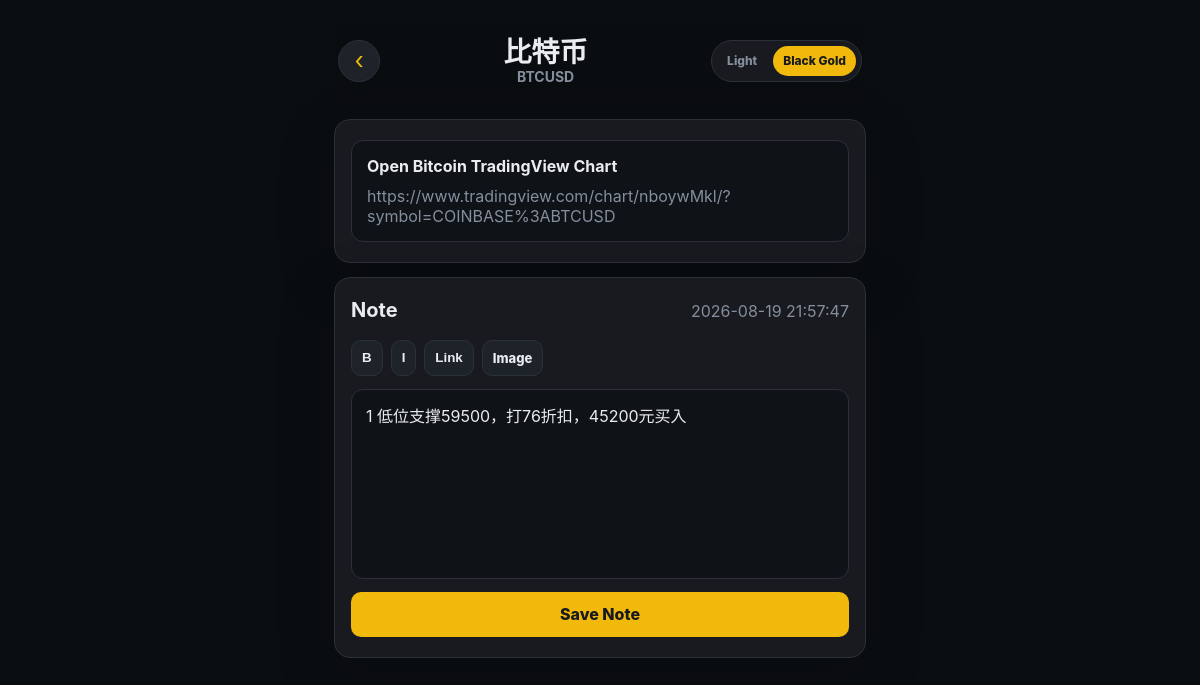
/bitcoin, run on the app's committed database.
### tables this page shows
CREATE TABLE special_notes (
                item_key text primary key,
                content_html text not null default '',
                updated_at text not null default current_timestamp
            );

### app.py (the view)
@app.route("/bitcoin")
def bitcoin_detail():
    return render_template(
        "bitcoin.html",
        back_url=url_for("index", source="national_champions"),
        bitcoin_name=BITCOIN_NAME,
        bitcoin_code=BITCOIN_CODE,
        tradingview_url=BITCOIN_TRADINGVIEW_URL,
        note=special_note("bitcoin"),
    )

### app.py (called while the page is built, shortened)
def db():
    if "db" not in g:
        g.db = sqlite3.connect(DB_PATH)
        g.db.row_factory = sqlite3.Row
    return g.db

@app.before_request
def ensure_db_ready():
    global _db_ready

def special_note(item_key):
    return db().execute(
        "select * from special_notes where item_key=?",
        (item_key,),
    ).fetchone()

### templates/bitcoin.html (shortened to what this page needs)
{% extends "base.html" %}
{% block body %}
<header class="company-header">
  <a class="back-link" href="{{ back_url }}" title="Back">‹</a>
  <div>
    <h1>{{ bitcoin_name }}</h1>
    <p>{{ bitcoin_code }}</p>
  </div>
  <div class="header-actions">
    <div class="theme-switcher" aria-label="Theme switcher">
      <button type="button" data-theme-option="light">Light</button>
      <button type="button" data-theme-option="gold">Black Gold</button>
    </div>
  </div>
</header>
<section class="panel">
  <div class="link-list">
    <a href="{{ tradingview_url }}" target="_blank" rel="noreferrer">
      <strong>Open Bitcoin TradingView Chart</strong>
      <span>{{ tradingview_url }}</span>
    </a>
  </div>
</section>
<section class="panel">
  <div class="panel-title">
    <h2>Note</h2>
    <span>{{ note.updated_at if note and note.updated_at else 'Not saved yet' }}</span>
  </div>
  <form method="post" action="{{ url_for('save_bitcoin_note') }}" class="rich-note-form" data-general-note-form>
    <div class="editor-toolbar">
      <button type="button" data-general-command="bold">B</button>
      <button type="button" data-general-command="italic">I</button>
      <button type="button" data-general-link title="Select text, then set its URL">Link</button>
      <label class="file-tool">Image <input type="file" accept="image/*" data-general-image></label>
    </div>
    <div class="rich-editor" contenteditable="true" data-general-editor>{{ note.content_html|safe if note and note.content_html else '' }}</div>
    <button class="primary-button" type="submit">Save Note</button>
  </form>
</section>
{% endblock %}

### static/style.css (style rules this page uses)
:root { color-scheme: dark; --bg: #0b0e11; --panel: #181a20; --panel-soft: #1e2329; --field-bg: #0f1318; --text: #eaecef; --muted: #848e9c; --line: #2b3139; --yellow: #f0b90b; --yellow-soft: #2b2410; --green: #0ecb81; --red: #f6465d; }
* { box-sizing: border-box; }
html { scroll-behavior: smooth; }
body { margin: 0; background: var(--bg); color: var(--text); font-family: -apple-system, BlinkMacSystemFont, "SF Pro Display", "Segoe UI", sans-serif; }
.theme-switcher { display: flex; gap: 6px; padding: 5px; border: 1px solid var(--line); border-radius: 999px; background: var(--panel); }
.theme-switcher button { min-height: 30px; border: 0; border-radius: 999px; padding: 6px 10px; background: transparent; color: var(--muted); font: inherit; font-size: 12px; font-weight: 800; cursor: pointer; }
.theme-switcher button.active { background: var(--yellow); color: #181a20; }
a { color: inherit; text-decoration: none; }
.topbar, .company-header { display: grid; grid-template-columns: 1fr auto; align-items: center; gap: 14px; padding: 14px 4px 20px; }
.company-header { position: sticky; top: 0; z-index: 10; grid-template-columns: 42px minmax(0, 1fr) auto; background: color-mix(in srgb, var(--bg) 92%, transparent); backdrop-filter: blur(16px); text-align: center; }
.header-actions { display: flex; align-items: center; justify-content: end; gap: 8px; }
.eyebrow, .topbar p, .company-header p, .muted, .panel-title span, .stock-main span, .stock-meta span, .link-list span, .research-card span, .info-grid span { color: var(--muted); }
.eyebrow, .topbar p, .company-header p { margin: 0; font-size: 14px; font-weight: 700; }
h1, h2 { margin: 0; letter-spacing: 0; }
h1 { font-size: 28px; line-height: 1.15; }
h2 { font-size: 20px; }
.icon-button, .back-link { display: grid; width: 42px; height: 42px; place-items: center; border: 1px solid var(--line); border-radius: 50%; background: var(--panel-soft); color: var(--yellow); font-size: 24px; cursor: pointer; transition: background 0.16s ease, border-color 0.16s ease, transform 0.16s ease; }
.market-strip, .panel { border: 1px solid var(--line); border-radius: 16px; background: var(--panel); box-shadow: 0 18px 60px rgba(0, 0, 0, 0.18); }
label { display: grid; gap: 8px; color: var(--muted); font-size: 13px; font-weight: 700; }
.period-form button, .primary-button, .secondary-button, .danger-button, .danger-zone button { min-height: 45px; border: 0; border-radius: 10px; font: inherit; font-weight: 800; cursor: pointer; }
.period-form button, .interest-form button, .primary-button { background: var(--yellow); color: #181a20; }
.panel { margin: 14px 0; padding: 20px 16px; }
.panel-title { display: flex; align-items: baseline; justify-content: space-between; gap: 12px; margin-bottom: 18px; }
.edit-form, .link-list, .research-list, .rich-note-form, .info-grid { display: grid; gap: 13px; }
.link-list a, .research-card { display: grid; gap: 8px; padding: 15px; border: 1px solid var(--line); border-radius: 12px; background: #0f1318; background: var(--field-bg); transition: border-color 0.16s ease, transform 0.16s ease, background 0.16s ease; }
.link-list strong, .research-card strong { line-height: 1.35; }
.note-page-tabs button, .editor-toolbar button { cursor: pointer; }
.editor-toolbar { display: flex; flex-wrap: wrap; gap: 8px; align-items: center; }
.editor-toolbar button, .file-tool { min-height: 36px; padding: 8px 10px; border: 1px solid var(--line); border-radius: 10px; background: var(--panel-soft); color: var(--text); font-weight: 800; transition: border-color 0.16s ease, background 0.16s ease, color 0.16s ease, transform 0.16s ease; }
.file-tool { display: inline-flex; align-items: center; gap: 8px; }
.rich-editor { min-height: 190px; padding: 14px; border: 1px solid var(--line); border-radius: 12px; background: #0f1318; background: var(--field-bg); color: var(--text); line-height: 1.55; outline: none; cursor: text; transition: border-color 0.16s ease, box-shadow 0.16s ease; }

### data on the page
special_notes: updated_at "2026-08-19 21:57:47", content_html "1 低位支撑59500，打76折扣，45200元买入"

### other printed values
{{ bitcoin_name }} "比特币"
{{ bitcoin_code }} "BTCUSD"
{{ tradingview_url }} "https://www.tradingview.com/chart/nboywMkl/?symbol=COINBASE%3ABTCUSD"
